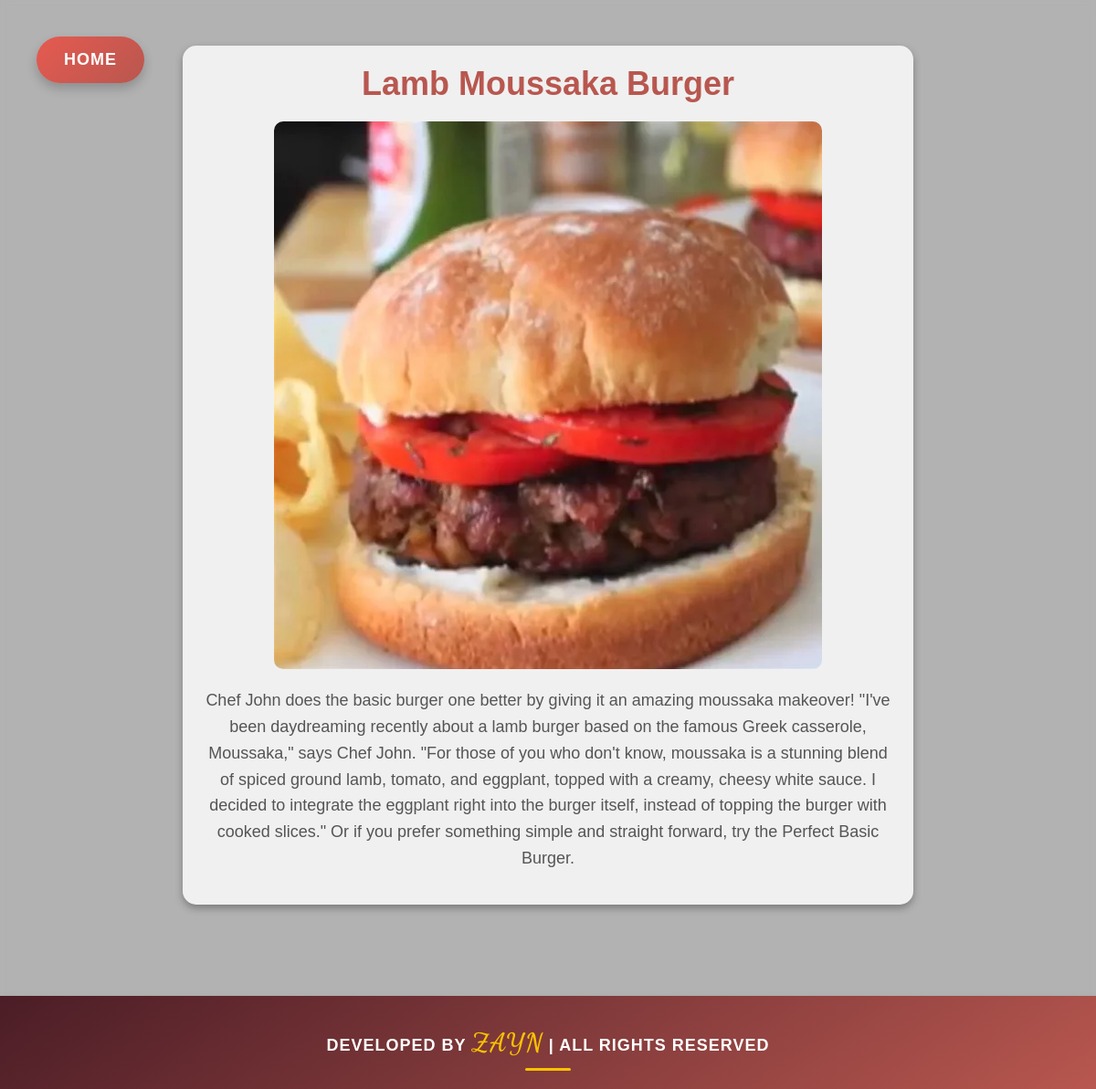
Screenshot of /view-recipe/22 with the database file from the repository.
### vege/models.py (models this page shows)
class Recipe(models.Model):
    user=models.ForeignKey(User,on_delete=models.SET_NULL,null=True,blank=True)
    recipe_name=models.CharField(max_length=100)
    recipe_description=models.TextField()
    recipe_image=models.ImageField(upload_to="images")
    recipe_view_count=models.IntegerField(default=0)

### home/views.py (the view)
# urls.py: path('view-recipe/<id>',view_recipe,name="view_recipe" ),
def view_recipe(request,id):
    obj=Recipe.objects.get(id=id)
    context={'recipe':obj,'page':'Recipe Details'}
    return render(request,'view_recipe.html',context)

### home/templates/view_recipe.html (shortened to what this page needs)
{% extends "base.html" %} {% block start %}
<div class="view-recipe-container">
  <a href="/" class="home-link">Home</a>
  <div class="recipe-details">
    <h1 class="recipe-title">{{ recipe.recipe_name }}</h1>
    <img
      src="/media/{{ recipe.recipe_image }}"
      alt="{{ recipe.recipe_name }}"
      class="recipe-image"
    />
    <p class="recipe-description">{{ recipe.recipe_description }}</p>
  </div>
</div>
{% endblock %}

### vege/templates/base.html (style rules this page uses)
body { display: flex; flex-direction: column; min-height: 100vh; }

### home/templates/view_recipe.html (style rules this page uses)
body { font-family: "Arial", sans-serif; background: linear-gradient(rgba(0, 0, 0, 0.3), rgba(0, 0, 0, 0.3)), url("https://images.unsplash.com/photo-1490645935967-10de6ba17061?ixlib=rb-1.2.1&auto=format&fit=crop&w=1950&q=80"); background-size: cover; background-position: center; background-attachment: fixed; margin: 0; padding: 0; backdrop-filter: blur(5px); min-height: 100vh; display: flex; flex-direction: column; justify-content: space-between; }
.home-link { display: inline-block; margin: 20px; padding: 12px 30px; background: linear-gradient( 135deg, #e65a50, #b8574f ); color: white; text-decoration: none; border-radius: 50px; font-family: "Poppins", sans-serif; font-weight: bold; font-size: 18px; letter-spacing: 1px; text-transform: uppercase; box-shadow: 0 6px 12px rgba(0, 0, 0, 0.2); transition: all 0.3s ease; white-space: nowrap; position: fixed; top: 20px; left: 20px; z-index: 1000; }
.recipe-details { text-align: center; color: white; margin-top: 50px; padding: 20px; background-color: rgba(255, 255, 255, 0.8); border-radius: 15px; box-shadow: 0 4px 8px rgba(0, 0, 0, 0.3); max-width: 800px; margin: 50px auto; flex: 1; }
.recipe-title { font-size: 36px; font-weight: bold; color: #b8574f; margin-bottom: 20px; }
.recipe-image { max-width: 100%; height: auto; border-radius: 10px; margin-bottom: 20px; }
.recipe-description { font-size: 18px; color: #555; line-height: 1.6; }
.view-recipe-container { overflow-y: auto; padding-bottom: 50px; }

### rows the page displays
Recipe: recipe_name "Lamb Moussaka Burger", recipe_image (picture), recipe_description "Chef John does the basic burger one better by giving it an amazing moussaka makeover! \"I've been daydreaming recently about a lamb burger based on the famous Greek casserole, Moussaka,\" says Chef John. \"For those of you who don't know, moussaka is a stunning blend of spiced ground lamb, tomato, and eggplant, topped with a creamy, cheesy white sauce. I decided to integrate the eggplant right into the burger itself, instead of topping the burger with cooked slices.\" Or if you prefer something simple and straight forward, try the Perfect Basic Burger."
